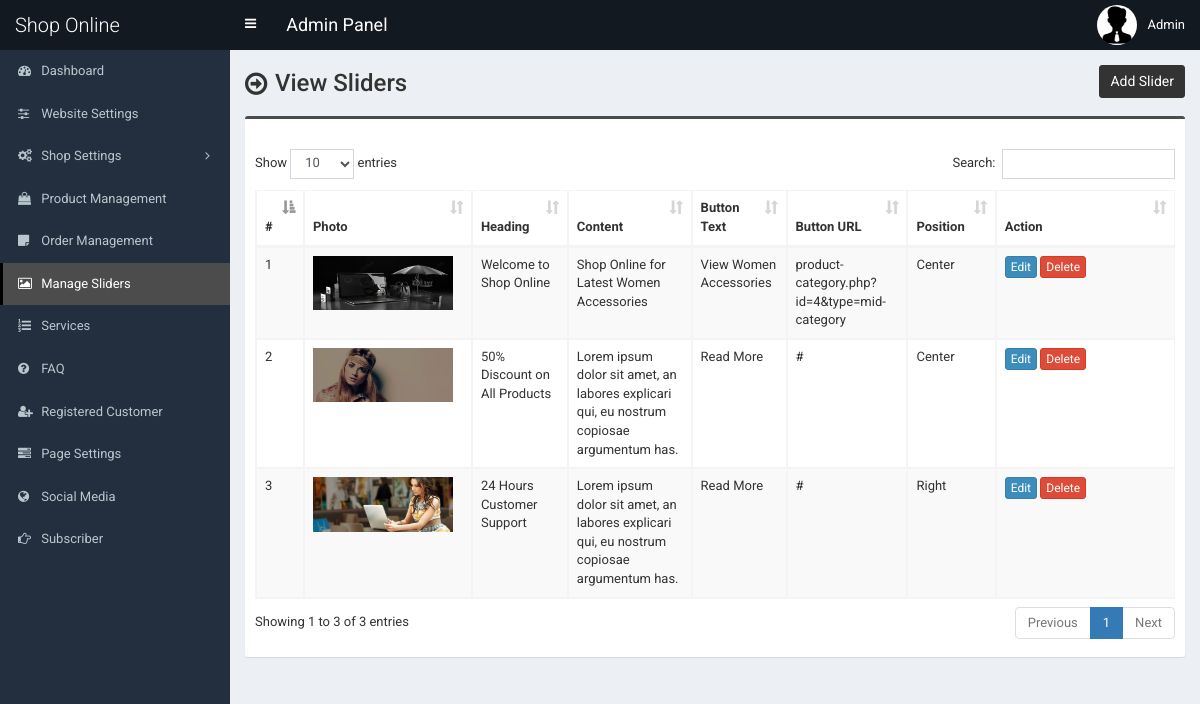
/admin/slider.php (signed in), run on the app's committed database.
### tables this page shows
CREATE TABLE `tbl_slider` (
  `id` int(11) NOT NULL,
  `photo` varchar(255) NOT NULL,
  `heading` varchar(255) NOT NULL,
  `content` text NOT NULL,
  `button_text` varchar(255) NOT NULL,
  `button_url` varchar(255) NOT NULL,
  `position` varchar(255) NOT NULL
);

### admin/slider.php (the view, shortened to what this page needs)
<?php require_once('header.php'); ?>
<section class="content-header">
	<div class="content-header-left">
		<h1>View Sliders</h1>
	</div>
	<div class="content-header-right">
		<a href="slider-add.php" class="btn btn-primary btn-sm">Add Slider</a>
	</div>
</section>
<section class="content">
	<div class="row">
		<div class="col-md-12">
			<div class="box box-info">
				<div class="box-body table-responsive">
					<table id="example1" class="table table-bordered table-hover table-striped">
						<thead>
							<tr>
								<th>#</th>
								<th>Photo</th>
								<th>Heading</th>
								<th>Content</th>
								<th>Button Text</th>
								<th>Button URL</th>
								<th>Position</th>
								<th width="140">Action</th>
							</tr>
						</thead>
						<tbody>
							<?php
							$i=0;
							$statement = $pdo->prepare("SELECT
														id,
														photo,
														heading,
														content,
														button_text,
														button_url,
														position
							                           	FROM tbl_slider
							                           	");
							$statement->execute();
							$result = $statement->fetchAll(PDO::FETCH_ASSOC);
							foreach ($result as $row) {
								$i++;
								?>
								<tr>
									<td><?php echo $i; ?></td>
									<td style="width:150px;"><img src="../assets/uploads/<?php echo $row['photo']; ?>" alt="<?php echo $row['heading']; ?>" style="width:140px;"></td>
									<td><?php echo $row['heading']; ?></td>
									<td><?php echo $row['content']; ?></td>
									<td><?php echo $row['button_text']; ?></td>
									<td><?php echo $row['button_url']; ?></td>
									<td><?php echo $row['position']; ?></td>
									<td>
										<a href="slider-edit.php?id=<?php echo $row['id']; ?>" class="btn btn-primary btn-xs">Edit</a>
										<a href="#" class="btn btn-danger btn-xs" data-href="slider-delete.php?id=<?php echo $row['id']; ?>" data-toggle="modal" data-target="#confirm-delete">Delete</a>
									</td>
								</tr>
								<?php
							}
							?>
						</tbody>
					</table>
				</div>
			</div>
		</div>
	</div>
</section>
<?php require_once('footer.php'); ?>

### admin/style.css (style rules this page uses)
body { font-size: 13px; font-family: "Roboto", sans-serif; }
.content-header > h1, .content-header .content-header-left h1 { font-family: "Roboto", sans-serif; }
.box-info { padding-top: 20px; }
.content-header { overflow: hidden; }
.content-header .content-header-left { float: left; padding-top: 5px; }
.content-header .content-header-right { float: right; }
.content-header .content-header-left h1 { margin-top: 0; margin-bottom: 0; padding-left: 30px; padding-bottom: 5px; font-size: 24px; position: relative; }
.content-header .content-header-left h1:before { position: absolute; top: 0; left: 0; font-family: "FontAwesome", sans-serif; font-size: 26px; content: "\f18e"; }
.content-header .content-header-right a { position: relative; font-size: 14px; }
.box.box-info { border-top-color: #4c4c4c; }
.content-header .content-header-right a { background-color: #333333; border-color: #333333; }

### data on the page
tbl_slider: photo (picture), heading "Welcome to Shop Online", content "Shop Online for Latest Women Accessories", button_text "View Women Accessories", button_url "product-category.php?id=4&type=mid-category", position "Center"
tbl_slider: photo (picture), heading "50% Discount on All Products", content "Lorem ipsum dolor sit amet, an labores explicari qui, eu nostrum copiosae argumentum has.", button_text "Read More", button_url "#", position "Center"
tbl_slider: photo (picture), heading "24 Hours Customer Support", content "Lorem ipsum dolor sit amet, an labores explicari qui, eu nostrum copiosae argumentum has.", button_text "Read More", button_url "#", position "Right"

### other printed values
$_SESSION['user']['full_name'] "Admin"
